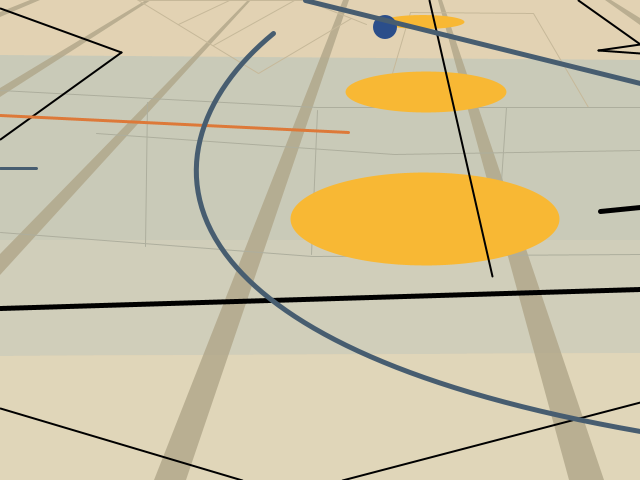
Frame 1 (no input)
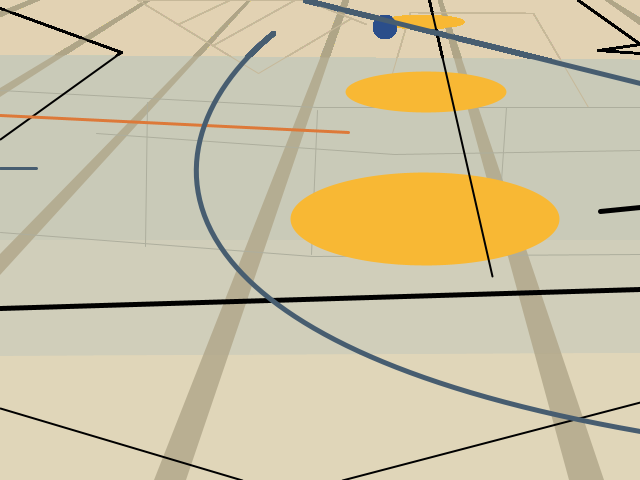
Frame 60 (the mouse pressed at the canvas centre just before this capture)
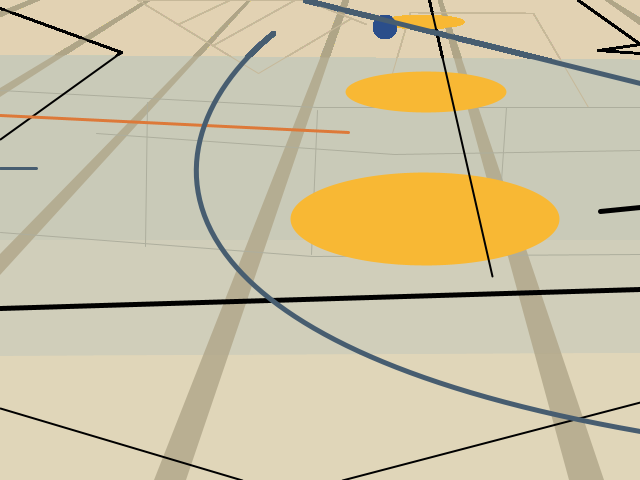
Frame 120 (the mouse held since frame 60 and released just before this capture)

The Processing sketch that drew these frames (run headless with seeded random() and noise(); from frame 60 on, the mouse is pressed at the canvas centre):

// Processing sketch: processing_86936
// ── processing_86936.pde


void setup(){
 size(640,480);
 background(226,210,179);
 smooth(); 
}

void draw(){
 
 noStroke();
 fill(201,202,184);
 quad(0,55, width,60, width,240, 0,240);
 
 fill(208,206,186);
 quad(0,240, width,240, width,353, 0,356);
 
 fill(224,214,185);
 quad(0,356, width, 353, width,height, 0,height);
 
 fill(175,165,135,200);
 quad(30,0, 40,0, 0,17, 0,12);
 quad(146,0, 151,0, 0,97, 0,88);
 quad(248,0, 251,0, 0,275, 0,254);
 quad(343,0, 349,0, 186,height, 154,height);
 quad(438,0, 442,0, 604,height, 569,height);
 quad(605,0, 611,0, width,18, width,25);
 
 noFill();
 stroke(198,184,153);
 strokeWeight(1);
 quad(138,0, 258,73, 351,18, 305,0);
 quad(410,12, 533,13, 588,107, 382,107);
 
 line(178,24, 229,0);
 line(213,45, 294,0);
 line(351,18, 366,24);
 
 stroke(173,174,157);
 line(0,90, 317,107);
 line(317,107, width,107);
 line(147,102, 145,246);
 line(317,110, 311,254);
 line(506,107, 496,254);
 line(0,232, 312,256);
 line(312,256, width,254);
 line(96,133, 394,154);
 line(394,154, width,150);
 
 fill(248,184,52);
 noStroke();
 ellipse(425,219, 269,93);
 ellipse(426,92, 161,41);
 ellipse(423,22, 83,14);
 
 fill(43,78,138);
 noStroke();
 ellipse(385,27, 24,24);
 
 stroke(0);
 strokeWeight(2);
 line(0,8, 121,52);
 line(121,52, 0,139);
 line(429,0, 492,276);
 line(578,0, width,44);
 line(width,44, 598,50);
 line(598,50, width,53);
 line(0,408, 242,height);
 line(342,height, width,402);
 
 strokeWeight(5);
 line(0,308, width,289);
 line(600,211, width,207);
 
 stroke(221,121,57);
 strokeWeight(3);
 line(0,115, 348,132);
 
 stroke(71,93,112);
 strokeWeight(3);
 line(0,168, 36,168);
 
 strokeWeight(5);
 line(305,0, width,83);
 noFill();
 bezier(273,33, 140,142, 131,342, width,431);
 
 
  
}
